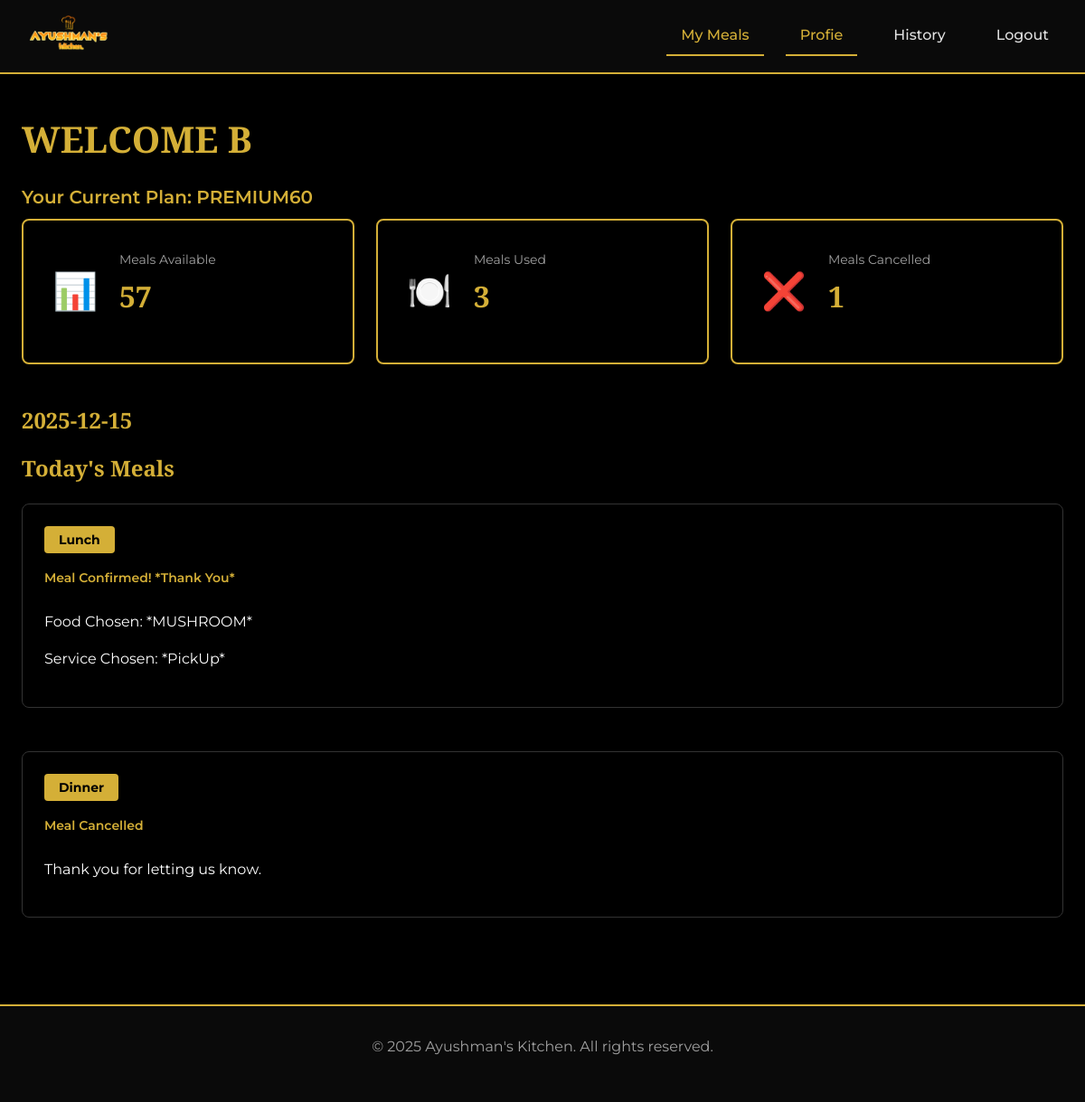
/ (signed in), run on the app's committed database.
### Customers/models.py (models this page shows, shortened)
class Customer(AbstractBaseUser, PermissionsMixin):
    email = models.EmailField(unique=True)
    name = models.CharField(max_length=150)
    phone = models.CharField(max_length=15, blank=True)
    address = models.CharField(max_length=200, blank=True)
    is_active = models.BooleanField(default=True)
    is_staff = models.BooleanField(default=False)
    date_joined = models.DateTimeField(default=timezone.now)
    profile_updated_at = models.DateTimeField(auto_now=True)
    subscription_phase=models.IntegerField(default=1)
    meal_balance = models.IntegerField(default=0)
    user_status_active = models.BooleanField(default=True)
    lunch_status_active = models.BooleanField(default=True)
    dinner_status_active = models.BooleanField(default=True)
    paused_subscription = models.BooleanField(default=False)
    subscription_choice = models.CharField(max_length=20, choices=SUBSCRIPTION_TYPE, default="NORMAL60")
    default_lunch_service_choice = models.CharField(max_length=20, choices=SERVICE_TYPE, default="DineIn")
    default_dinner_service_choice = models.CharField(max_length=20, choices=SERVICE_TYPE, default="DineIn")
    default_meal_choice = models.CharField(max_length=20, choices=MEAL_MENU, default="VEG")
    FLAGSHIP_MENU_LUNCH_default_choice = models.CharField(max_length=20, choices=FLAGSHIP_MENU_LUNCH, default="NONE")
    FLAGSHIP_MENU_DINNER_default_choice = models.CharField(max_length=20, choices=FLAGSHIP_MENU_DINNER, default="NONE")
    PREMIUM_MENU_LUNCH_default_choice = models.CharField(max_length=20, choices=PREMIUM_MENU_LUNCH, default="NONE")
    PREMIUM_MENU_DINNER_default_choice = models.CharField(max_length=20, choices=PREMIUM_MENU_DINNER, default="NONE")
    USERNAME_FIELD = "email"
    REQUIRED_FIELDS = ["name"]
    objects = CustomerManager()
    @property
    def total_meals(self):
        if self.subscription_choice in ["NORMAL30","FLAGSHIP30","PREMIUM30"]:
            return 30
        else :
            return 60

class LunchRecord(models.Model):
    customer = models.ForeignKey(Customer, on_delete=models.CASCADE, related_name="lunch_records")
    for_date = models.DateField()
    meal_num_used = models.IntegerField()
    service_choice = models.CharField(max_length=20, choices=SERVICE_TYPE)
    meal_choice = models.CharField(max_length=20, choices=MEAL_MENU,null=True,blank=True)
    FLAGSHIP_choice = models.CharField(max_length=20, choices=FLAGSHIP_MENU_LUNCH,null=True,blank=True)
    PREMIUM_choice = models.CharField(max_length=20, choices=PREMIUM_MENU_LUNCH,null=True,blank=True)
    decrement_done = models.BooleanField(default=False)
    class Meta:
        constraints = [
            models.UniqueConstraint(fields=["customer", "for_date"], name="unique_lunch_per_customer_per_day")
        ]

### Customers/views.py (the view)
# urls.py: path('', user_dashboard,name="user_dashboard"),
@login_required
def user_dashboard(request):
    user=request.user
    used_meals= user.total_meals - user.meal_balance
    cl_l=LunchRecord.objects.filter(service_choice="Cancel",customer=user).count()
    cl_d=DinnerRecord.objects.filter(service_choice="Cancel",customer=user).count()
    cancelled_meals=cl_l+cl_d
    lunch_record = LunchRecord.objects.filter(customer=user,for_date=today).first()
    dinner_record = DinnerRecord.objects.filter(customer=user,for_date=today).first()
    admin_notice=AdminNotice.objects.all()
    context={
        'user':user,
        'used_meals':used_meals,
        'cancelled_meals':cancelled_meals,
        'lunch_record':lunch_record,
        'dinner_record':dinner_record,
        'admin_notice':admin_notice,
        }
    return render(request, 'Customer/user-dashboard.html',context)

### templates/Customer/user-dashboard.html (shortened to what this page needs)
{% load static %}
<!DOCTYPE html>
<html lang="en">
<head>
    <link rel="stylesheet" href="{% static 'Customer/styles-user-dashboard.css' %}"/>
</head>
<body>
    {% include "Customer/navbar.html" %}
    <main class="user-page">
        <div class="user-container">
            <h1 class="page-title" id="userGreeting">WELCOME {{ request.user.name|upper }}</h1>
            <p class="user-plan-display" id="userPlanDisplay">Your Current Plan: {{request.user.subscription_choice}}</p>
            <section class="meal-counters" aria-label="Meal counters">
                <div class="counter-card">
                    <div class="counter-icon">📊</div>
                    <div class="counter-content">
                        <p class="counter-label">Meals Available</p>
                        <p class="counter-number" id="mealsAvailable">{{ request.user.meal_balance|default:"0" }}</p>
                    </div>
                </div>
                <div class="counter-card">
                    <div class="counter-icon">🍽️</div>
                    <div class="counter-content">
                        <p class="counter-label">Meals Used</p>
                        <p class="counter-number" id="mealsUsed">{{used_meals}}</p>
                    </div>
                </div>
                <div class="counter-card">
                    <div class="counter-icon">❌</div>
                    <div class="counter-content">
                        <p class="counter-label">Meals Cancelled</p>
                        <p class="counter-number" id="mealsCancelled">{{ cancelled_meals|default:"0" }}</p>
                    </div>
                </div>
            </section>
            <section class="today-meals">
                <h2 class="section-title"> {% now "Y-m-d" %} </h2>
                <h2 class="section-title">Today's Meals  </h2>
                <div class="meals-grid">
                {% if request.user.lunch_status_active %}
                    {% if lunch_record %}
                        <div class="meal-card locked-card">
                            <div class="meal-time">Lunch</div>
                                {% if lunch_record.service_choice == "Cancel" %}
                                    <div class="meal-details">
                                        <p class="meal-course">Meal Cancelled</p>
                                    </div>
                                    <div class="meal-status-message cancelled">
                                        <p>Thank you for letting us know.</p>
                                    </div>
                                {% else %}
                                    <div class="meal-details">
                                        <p class="meal-course">Meal Confirmed! *Thank You* </p>
                                    </div>
                                    <div class="meal-status-message">
                                            {% if request.user.subscription_choice == "PREMIUM30" or request.user.subscription_choice == "PREMIUM60"%}
                                                <p>Food Chosen: *{{lunch_record.PREMIUM_choice}}*</p>
                                            {% endif %}
                                            <p>Service Chosen: *{{lunch_record.service_choice}}*</p>
                                    </div>
                                {% endif %}
                            </div>
                        </div>
                    {% endif %}
                {% endif %}
                {% if request.user.dinner_status_active %}
                    {% if dinner_record  %}
                        <div class="meal-card locked-card">
                            <div class="meal-time">Dinner</div>
                                {% if dinner_record.service_choice == "Cancel" %}
                                    <div class="meal-details">
                                        <p class="meal-course">Meal Cancelled</p>
                                    </div>
                                    <div class="meal-status-message cancelled">
                                        <p>Thank you for letting us know.</p>
                                    </div>
                                {% endif %}
                            </div>
                        </div>
                    {% endif %}
                {% endif %}
    </main>
    <footer class="footer">
        <p>&copy; 2025 Ayushman's Kitchen. All rights reserved.</p>
    </footer>
</body>
</html>

### static/Customer/styles-user-dashboard.css (style rules this page uses)
:root { --color-primary: #d4af37; --color-primary-dark: #b8860b; --color-background: #000000; --color-background-secondary: #0a0a0a; --color-background-tertiary: #1c1c1c; --color-text: #ffffff; --color-text-secondary: #e0e0e0; --color-text-muted: #a0a0a0; --color-border: #333333; --color-success: #4ade80; --color-danger: #ef4444; --color-pickup: #00bcd4; --color-delivery: #ff9800; --color-cancel: #ef4444; --spacing-xs: 0.25rem; --spacing-sm: 0.5rem; --spacing-md: 1rem; --spacing-lg: 1.5rem; --spacing-xl: 2rem; --spacing-2xl: 3rem; --font-sans: "Montserrat", sans-serif; --font-display: "Playfair Display", serif; --border-radius: 0.5rem; --transition: 0.3s ease; }
* { margin: 0; padding: 0; box-sizing: border-box; }
html { scroll-behavior: smooth; }
body { font-family: var(--font-sans); background-color: var(--color-background); color: var(--color-text); line-height: 1.6; font-size: 16px; }
h1, h2, h3 { font-family: var(--font-display); font-weight: 700; line-height: 1.2; margin-bottom: var(--spacing-lg); }
p { margin-bottom: var(--spacing-md); }
.user-page { min-height: 100vh; padding: var(--spacing-2xl) var(--spacing-lg); background-color: var(--color-background); }
.user-container { max-width: 1400px; margin: 0 auto; }
.page-title { color: var(--color-primary); margin-bottom: var(--spacing-lg); font-size: 2.5rem; }
.user-plan-display { color: var(--color-primary); font-weight: 600; font-size: 1.25rem; margin-bottom: var(--spacing-sm); }
.section-title { color: var(--color-primary); margin-bottom: var(--spacing-lg); font-size: 1.5rem; }
.meal-counters { display: grid; grid-template-columns: repeat(auto-fit, minmax(200px, 1fr)); gap: var(--spacing-lg); margin-bottom: var(--spacing-2xl); }
.counter-card { background-color: var(--color-card-bg); border: 2px solid var(--color-primary); padding: var(--spacing-xl); border-radius: var(--border-radius); display: flex; align-items: center; gap: var(--spacing-lg); transition: all var(--transition); }
.counter-icon { font-size: 2.5rem; flex-shrink: 0; }
.counter-label { color: var(--color-text-muted); font-size: 0.875rem; margin-bottom: var(--spacing-xs); }
.counter-number { font-family: var(--font-display); font-size: 2rem; color: var(--color-primary); font-weight: 700; }
.meals-grid { display: grid; grid-template-columns: repeat(auto-fit, minmax(280px, 1fr)); gap: var(--spacing-lg); margin-bottom: var(--spacing-2xl); }
.meal-card { background-color: var(--color-card-bg); border: 1px solid var(--color-border); border-radius: var(--border-radius); padding: var(--spacing-lg); transition: all var(--transition); }
.meal-time { display: inline-block; background-color: var(--color-primary); color: var(--color-background); padding: var(--spacing-xs) var(--spacing-md); border-radius: 4px; font-weight: 700; font-size: 0.875rem; margin-bottom: var(--spacing-md); }
.meal-details { margin-bottom: var(--spacing-lg); }
.meal-course { color: var(--color-primary); font-weight: 600; font-size: 0.875rem; margin-bottom: var(--spacing-xs); }
.footer { background-color: var(--color-background-secondary); border-top: 2px solid var(--color-primary); padding: var(--spacing-xl) var(--spacing-lg); text-align: center; color: var(--color-text-muted); margin-top: var(--spacing-2xl); }

### data on the page
Customer: user.name "B", user.subscription_choice "PREMIUM60", user.meal_balance "57"
LunchRecord: PREMIUM_choice "MUSHROOM", service_choice "PickUp"

### other printed values
{{ used_meals }} "3"
{{ cancelled_meals|default:"0" }} "1"
